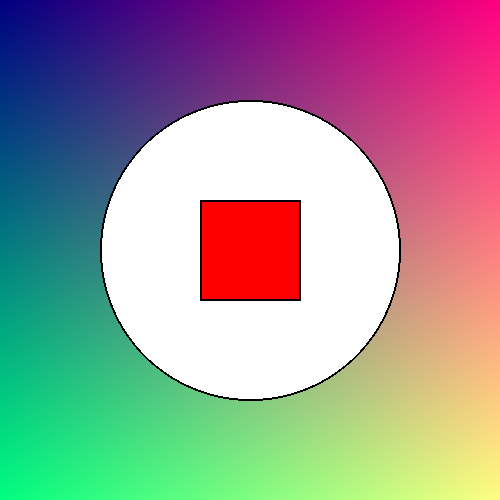
#> input picture test_image.png, 500 x 500 px
$ python verify_quality.py   (older library calls are emulated)
#> lines starting #> are read from the running program, lines starting #| are printed output that depends on the picture; long printed decimals are rounded
from PIL import Image
import numpy as np
from scipy.ndimage import gaussian_gradient_magnitude
import cv2
import os


def verify_5k_requirements(image_path):
    """Verify if image meets 5K quality requirements"""
#> called with image_path = 'test_image.png'
    try:
        img = Image.open(image_path)
#> img is the input picture: PIL image 500x500 RGB; mean R, G, B 160.5, 150.9, 151.9
        img_cv = cv2.imread(image_path)

        # Convert to numpy array for analysis
        img_array = np.array(img)

        # Initialize results dictionary
        results = {"passed": True, "metrics": {}, "failures": []}

        # 1. Resolution Check (5K = 5120 x 2880)
        width, height = img.size
#> width = 500; height = 500
        results["metrics"]["resolution"] = f"{width}x{height}"
        if width < 5120 or height < 2880:
            results["passed"] = False
            results["failures"].append("Resolution below 5K standard (5120x2880)")

        # 2. Color Depth Check
        bit_depth = img.mode
#> bit_depth = 'RGB'
        results["metrics"]["color_depth"] = bit_depth
        if bit_depth not in ["RGB", "RGBA"]:
            results["passed"] = False
            results["failures"].append(f"Inadequate color depth: {bit_depth}")

        # 3. DPI Check
        try:
            dpi = img.info.get("dpi", (72, 72))
#> dpi = (72, 72)
            results["metrics"]["dpi"] = dpi
            if dpi[0] < 300 or dpi[1] < 300:
                results["passed"] = False
                results["failures"].append(f"DPI below 300: {dpi}")
        except:
            results["metrics"]["dpi"] = "Not available"

        # 4. Dynamic Range Check
        dynamic_range = np.max(img_array) - np.min(img_array)
#> dynamic_range = 255
        results["metrics"]["dynamic_range"] = dynamic_range
        if dynamic_range < 200:  # Assuming 8-bit color depth
            results["passed"] = False
            results["failures"].append(f"Limited dynamic range: {dynamic_range}")

        # 5. Sharpness Check
        if img_cv is not None:
            gray = cv2.cvtColor(img_cv, cv2.COLOR_BGR2GRAY)
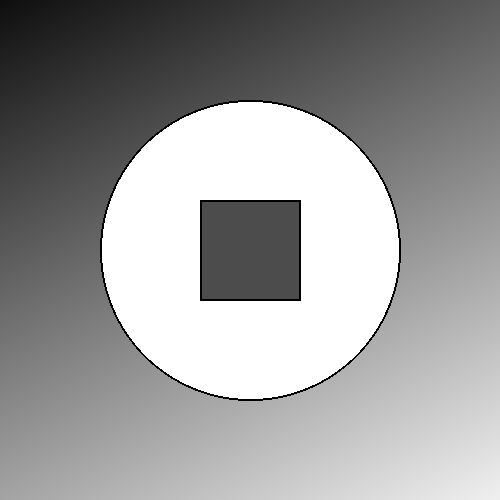
#> gray: shape (500, 500); min 0, max 255, mean 153.9
            laplacian_var = cv2.Laplacian(gray, cv2.CV_64F).var()
#> laplacian_var = 1475.8
            results["metrics"]["sharpness"] = laplacian_var
            if laplacian_var < 100:  # Threshold for acceptable sharpness
                results["passed"] = False
                results["failures"].append(f"Image not sharp enough: {laplacian_var}")

        # 6. Noise Analysis
        std_dev = np.std(img_array)
#> std_dev = 85.03
        results["metrics"]["noise_level"] = std_dev
        if std_dev > 50:  # Threshold for acceptable noise
            results["passed"] = False
            results["failures"].append(f"High noise level: {std_dev}")

        # 7. File Size Check (for compression quality)
        file_size = os.path.getsize(image_path) / (1024 * 1024)  # Size in MB
        results["metrics"]["file_size_mb"] = file_size
        if file_size < 2:  # Minimum 2MB for high-quality 5K
            results["passed"] = False
            results["failures"].append(f"File size too small: {file_size:.2f}MB")

        return results

    except Exception as e:
        return {
            "passed": False,
            "metrics": {},
            "failures": [f"Error during verification: {str(e)}"],
        }


def print_verification_results(results):
    """Print verification results in a formatted way"""
    print("\n=== 5K Image Quality Verification Results ===")
    print("\nMetrics:")
    for metric, value in results["metrics"].items():
        print(f"{metric.replace('_', ' ').title()}: {value}")

    print("\nVerification Status:", "PASSED" if results["passed"] else "FAILED")

    if not results["passed"]:
        print("\nFailures:")
        for failure in results["failures"]:
            print(f"- {failure}")


if __name__ == "__main__":
    # Verify both original and enhanced images
    print("\nVerifying Original Image:")
    original_results = verify_5k_requirements("test_image.png")
#> original_results = 3 items
    print_verification_results(original_results)
#> the loop in print_verification_results, `for metric, value in results["metrics"].items():` made 7 passes
#> (metric, value) on passes 1 to 7: ('resolution', '500x500'), ('color_depth', 'RGB'), ('dpi', (72, 72)), ('dynamic_range', 255), ('sharpness', 1475.8), ('noise_level', 85.03), ('file_size_mb', 0.00524)
#| Resolution: 500x500
#| Color Depth: RGB
#| Dpi: (72, 72)
#| Dynamic Range: 255
#| Sharpness: 1475.813
#| Noise Level: 85.031
#| File Size Mb: 0.005236
#| Verification Status: FAILED
#> the loop in print_verification_results, `for failure in results["failures"]:` made 4 passes
#> failure on passes 1 to 4: 'Resolution below 5K standard (5120x2880)', 'DPI below 300: (72, 72)', 'High noise level: 85.03093747221244', 'File size too small: 0.01MB'
#| - Resolution below 5K standard (5120x2880)
#| - DPI below 300: (72, 72)
#| - High noise level: 85.031
#| - File size too small: 0.01MB

    print("\nVerifying Enhanced Image:")
    enhanced_results = verify_5k_requirements("enhanced_output.png")
#> call 2 of verify_5k_requirements, with image_path = 'enhanced_output.png'
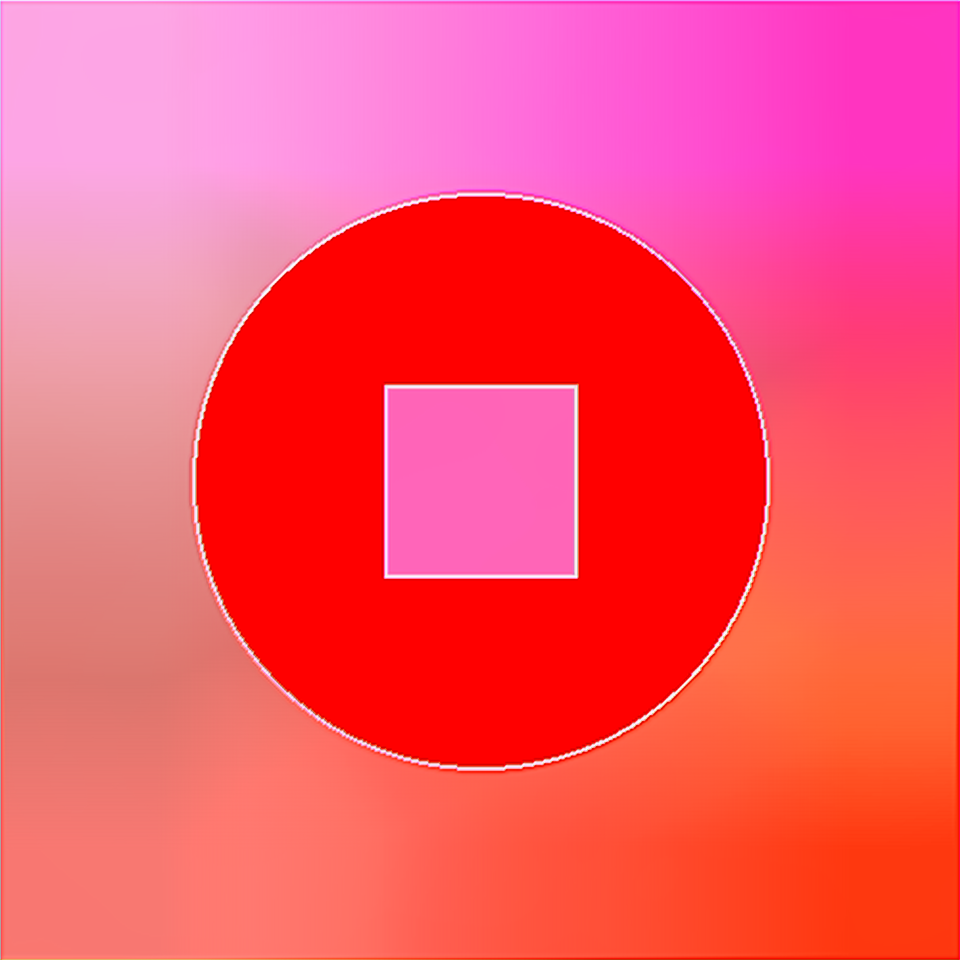
#> input picture enhanced_output.png, 1920 x 1920 px (shown at 1/2 size)
#> in verify_5k_requirements, img is the input picture: PIL image 1920x1920 RGB; mean R, G, B 250.8, 82.6, 106.1
#> in verify_5k_requirements (call 2), `gray = cv2.cvtColor(img_cv, cv2.COLOR_BGR2GRAY)`:
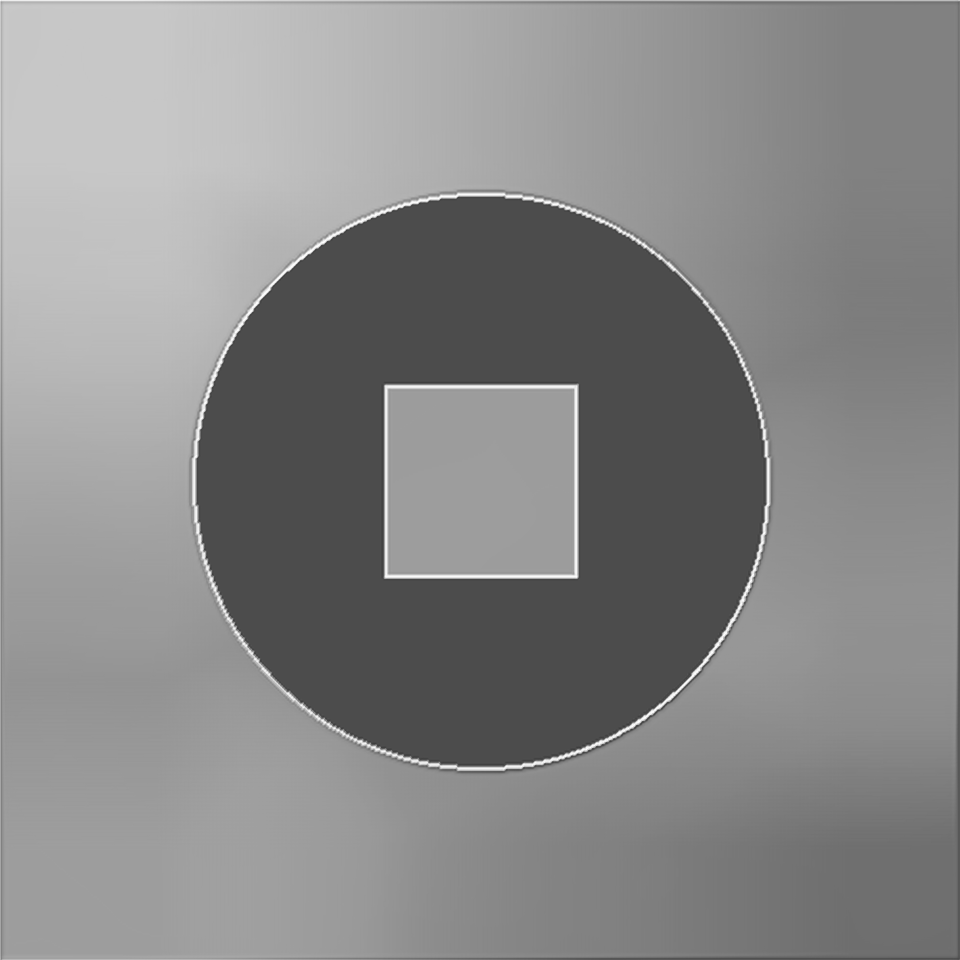
#> gray: shape (1920, 1920) (shown at 1/2 size); min 54, max 255, mean 135.5
#> in verify_5k_requirements (call 2), `laplacian_var = cv2.Laplacian(gray, cv2.CV_64F).var()`: laplacian_var = 30.9
#> in verify_5k_requirements (call 2), `std_dev = np.std(img_array)`: std_dev = 93.89
#> enhanced_results = 3 items
    print_verification_results(enhanced_results)
#> the loop in print_verification_results (call 2), `for metric, value in results["metrics"].items():` made 7 passes
#> (metric, value) on passes 1 to 7: ('resolution', '1920x1920'), ('color_depth', 'RGB'), ('dpi', (72, 72)), ('dynamic_range', 255), ('sharpness', 30.9), ('noise_level', 93.89), ('file_size_mb', 0.688)
#| Resolution: 1920x1920
#| Color Depth: RGB
#| Dpi: (72, 72)
#| Dynamic Range: 255
#| Sharpness: 30.896
#| Noise Level: 93.892
#| File Size Mb: 0.688
#| Verification Status: FAILED
#> the loop in print_verification_results (call 2), `for failure in results["failures"]:` made 5 passes
#> failure on passes 1, 2, 4, 5: 'Resolution below 5K standard (5120x2880)', 'DPI below 300: (72, 72)', 'High noise level: 93.89221080699005', 'File size too small: 0.69MB'
#| - Resolution below 5K standard (5120x2880)
#| - DPI below 300: (72, 72)
#| - Image not sharp enough: 30.896
#| - High noise level: 93.892
#| - File size too small: 0.69MB
